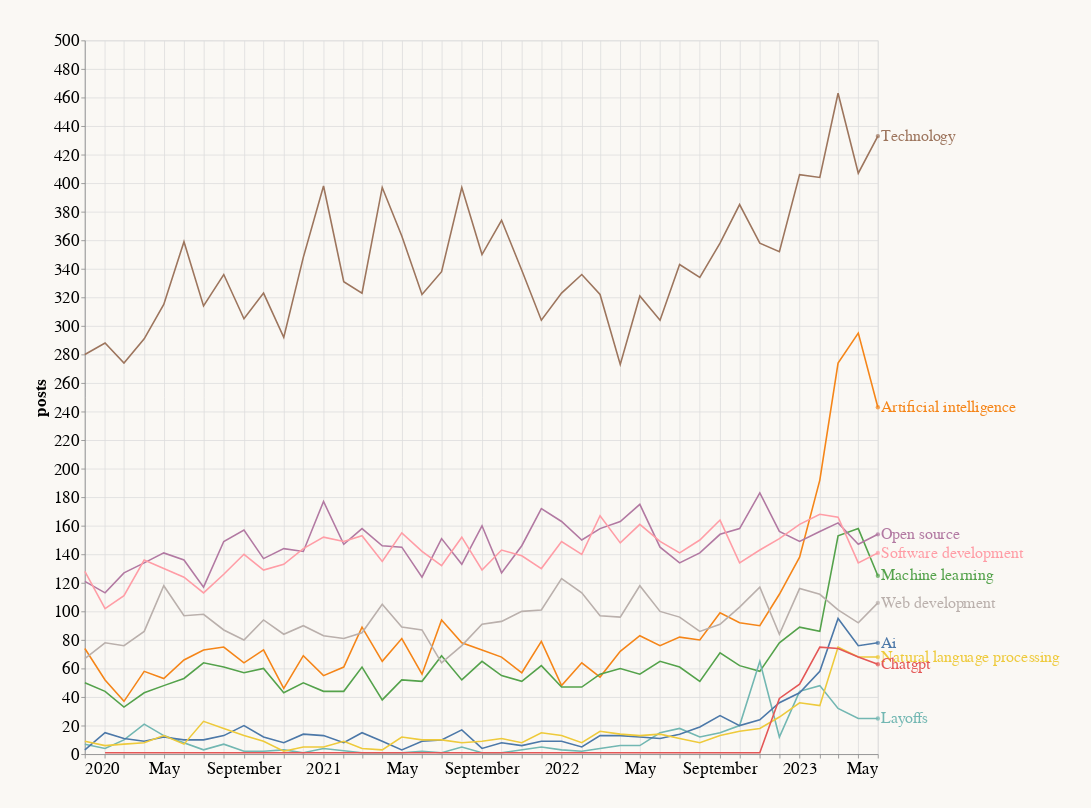

This figure's notebook cell:
### Code cell
timeseries_chart(timeseries(up_topics), enable_legend=False)

### Figure 1 — Vega-Lite specification as saved in the notebook (floating-point values rounded to 4 significant figures; data arrays with more than 128 entries replaced by an {"elided": "..."} marker saying what was removed)
{"arc": {"fill": "#30a2da"}, "area": {"fill": "#30a2da"}, "axis": {"domainColor": "#cbcbcb", "grid": true, "gridColor": "#cbcbcb", "gridWidth": 1, "labelColor": "#999", "labelFontSize": 24, "labelPadding": 4, "tickColor": "#cbcbcb", "tickSize": 10, "titleColor": "#333", "titleFontSize": 24, "titlePadding": 10}, "axisBand": {"grid": false}, "background": "#faf8f4", "bar": {"binSpacing": 2, "fill": "#30a2da", "stroke": null}, "group": {"fill": "#f0f0f0"}, "legend": {"labelColor": "#333", "labelFontSize": 14, "padding": 1, "symbolSize": 30, "symbolType": "square", "titleColor": "#333", "titleFontSize": 16, "titlePadding": 20}, "line": {"stroke": "#30a2da", "strokeWidth": 2}, "path": {"stroke": "#30a2da", "strokeWidth": 0.5}, "point": {"filled": true, "shape": "circle"}, "range": {"category": ["#30a2da", "#fc4f30", "#e5ae38", "#6d904f", "#8b8b8b", "#b96db8", "#ff9e27", "#56cc60", "#52d2ca", "#52689e", "#545454", "#9fe4f8"], "diverging": ["#cc0020", "#e77866", "#f6e7e1", "#d6e8ed", "#91bfd9", "#1d78b5"], "heatmap": ["#d6e8ed", "#cee0e5", "#91bfd9", "#549cc6", "#1d78b5"]}, "rect": {"fill": "#30a2da"}, "shape": {"stroke": "#30a2da"}, "title": {"anchor": "start", "fontSize": 24, "fontWeight": 400, "offset": 20}, "layer": [{"mark": {"type": "line"}, "encoding": {"color": {"field": "topic", "legend": null, "type": "nominal"}, "x": {"field": "date", "type": "temporal"}, "y": {"field": "posts", "type": "quantitative"}}}, {"mark": {"type": "circle"}, "encoding": {"color": {"field": "topic", "legend": null, "type": "nominal"}, "x": {"field": "last_date['date']", "type": "temporal"}, "y": {"field": "last_date['posts']", "type": "quantitative"}}, "transform": [{"aggregate": [{"op": "argmax", "field": "date", "as": "last_date"}], "groupby": ["topic"]}]}, {"mark": {"type": "text", "align": "left", "dx": 4, "fontSize": 20}, "encoding": {"color": {"field": "topic", "legend": null, "type": "nominal"}, "text": {"field": "topic", "type": "nominal"}, "x": {"field": "last_date['date']", "type": "temporal"}, "y": {"field": "last_date['posts']", "type": "quantitative"}}, "transform": [{"aggregate": [{"op": "argmax", "field": "date", "as": "last_date"}], "groupby": ["topic"]}]}], "config": {"axis": {"labelFontSize": 22, "titleFontSize": 22}, "padding": 40}, "data": {"name": "data-3b5fe5b2c1c3d700e68f9bdcdcfa1193"}, "encoding": {"x": {"axis": {"title": ""}, "title": "date"}, "y": {"title": "posts"}}, "height": 900, "width": 1000, "$schema": "https://vega.github.io/schema/vega-lite/v5.17.0.json", "datasets": {"data-3b5fe5b2c1c3d700e68f9bdcdcfa1193": {"elided": "377 records"}}}
